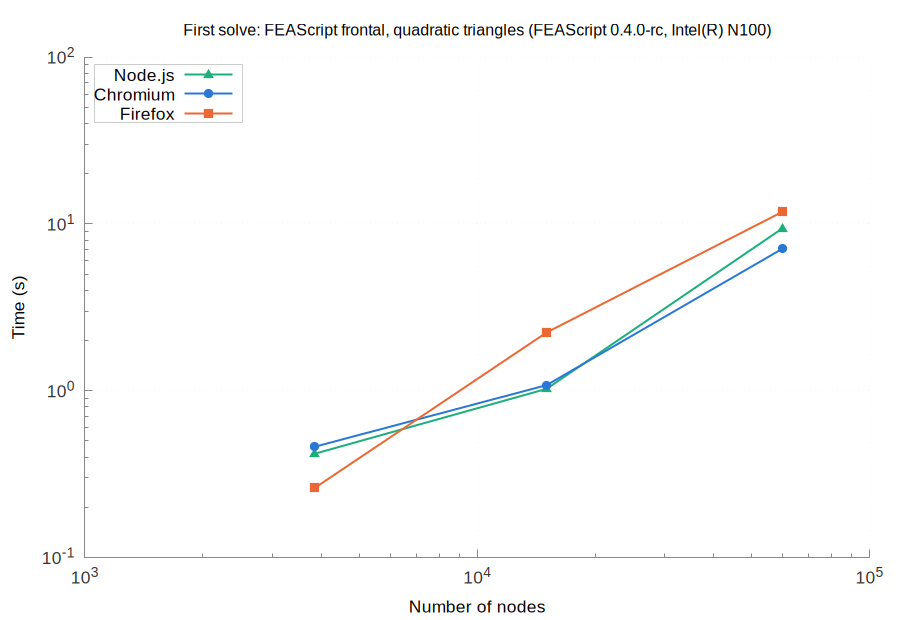

Reproduce this figure in gnuplot.
set terminal pngcairo size 900,620 font 'Arial,13'
set border 3 lc rgb '#888888'; set tics nomirror tc rgb '#333333'
set grid lc rgb '#e6e6e6' lw 1; set key top left box lc rgb '#cccccc' opaque
set logscale xy; set format y '10^{%L}'; set format x '10^{%L}'
set output 'browsers_FEAScript_frontal_quadratic_triangles_first.png'
set title 'First solve: FEAScript frontal, quadratic triangles (FEAScript 0.4.0-rc, Intel(R) N100)' font 'Arial,12'
set xlabel 'Number of nodes'
set ylabel 'Time (s)'
plot 'browsers_FEAScript_frontal_quadratic_triangles_first_node.dat' u 1:2 w lp lw 2 pt 9 ps 1.2 lc rgb '#1baf7a' t 'Node.js', \
     'browsers_FEAScript_frontal_quadratic_triangles_first_chromium.dat' u 1:2 w lp lw 2 pt 7 ps 1.2 lc rgb '#2a78d6' t 'Chromium', \
     'browsers_FEAScript_frontal_quadratic_triangles_first_firefox.dat' u 1:2 w lp lw 2 pt 5 ps 1.2 lc rgb '#eb6834' t 'Firefox'
